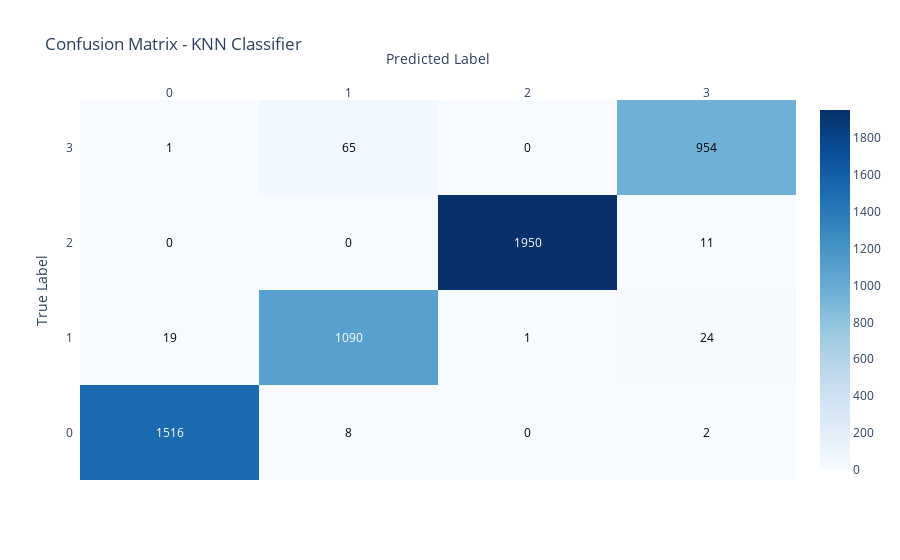

Write notebook code for a chart like this one.
### Markdown cell above
### Confusion Matrix with Plotly

### Code cell
import plotly.figure_factory as ff
from sklearn.metrics import confusion_matrix
import pandas as pd

cm = confusion_matrix(y_test, y_pred)
cm_df = pd.DataFrame(cm, index=sorted(y.unique()), columns=sorted(y.unique()))

fig = ff.create_annotated_heatmap(
    z=cm_df.values,
    x=cm_df.columns.tolist(),
    y=cm_df.index.tolist(),
    colorscale='Blues',
    annotation_text=cm_df.values.astype(str),
    showscale=True
)

fig.update_layout(
    title='Confusion Matrix - KNN Classifier',
    xaxis_title='Predicted Label',
    yaxis_title='True Label'
)
fig.show()

### Figure 1 — Plotly figure (JSON) as saved in the notebook; plotly's stock layout.template omitted (floating-point values rounded to 4 significant figures)
{"data": [{"colorscale": [[0, "rgb(247,251,255)"], [0.125, "rgb(222,235,247)"], [0.25, "rgb(198,219,239)"], [0.375, "rgb(158,202,225)"], [0.5, "rgb(107,174,214)"], [0.625, "rgb(66,146,198)"], [0.75, "rgb(33,113,181)"], [0.875, "rgb(8,81,156)"], [1, "rgb(8,48,107)"]], "reversescale": false, "showscale": true, "type": "heatmap", "x": [0, 1, 2, 3], "y": [0, 1, 2, 3], "z": [[1516, 8, 0, 2], [19, 1090, 1, 24], [0, 0, 1950, 11], [1, 65, 0, 954]]}], "layout": {"annotations": [{"font": {"color": "#FFFFFF"}, "showarrow": false, "text": "1516", "x": 0, "xref": "x", "y": 0, "yref": "y"}, {"font": {"color": "#000000"}, "showarrow": false, "text": "8", "x": 1, "xref": "x", "y": 0, "yref": "y"}, {"font": {"color": "#000000"}, "showarrow": false, "text": "0", "x": 2, "xref": "x", "y": 0, "yref": "y"}, {"font": {"color": "#000000"}, "showarrow": false, "text": "2", "x": 3, "xref": "x", "y": 0, "yref": "y"}, {"font": {"color": "#000000"}, "showarrow": false, "text": "19", "x": 0, "xref": "x", "y": 1, "yref": "y"}, {"font": {"color": "#FFFFFF"}, "showarrow": false, "text": "1090", "x": 1, "xref": "x", "y": 1, "yref": "y"}, {"font": {"color": "#000000"}, "showarrow": false, "text": "1", "x": 2, "xref": "x", "y": 1, "yref": "y"}, {"font": {"color": "#000000"}, "showarrow": false, "text": "24", "x": 3, "xref": "x", "y": 1, "yref": "y"}, {"font": {"color": "#000000"}, "showarrow": false, "text": "0", "x": 0, "xref": "x", "y": 2, "yref": "y"}, {"font": {"color": "#000000"}, "showarrow": false, "text": "0", "x": 1, "xref": "x", "y": 2, "yref": "y"}, {"font": {"color": "#FFFFFF"}, "showarrow": false, "text": "1950", "x": 2, "xref": "x", "y": 2, "yref": "y"}, {"font": {"color": "#000000"}, "showarrow": false, "text": "11", "x": 3, "xref": "x", "y": 2, "yref": "y"}, {"font": {"color": "#000000"}, "showarrow": false, "text": "1", "x": 0, "xref": "x", "y": 3, "yref": "y"}, {"font": {"color": "#000000"}, "showarrow": false, "text": "65", "x": 1, "xref": "x", "y": 3, "yref": "y"}, {"font": {"color": "#000000"}, "showarrow": false, "text": "0", "x": 2, "xref": "x", "y": 3, "yref": "y"}, {"font": {"color": "#000000"}, "showarrow": false, "text": "954", "x": 3, "xref": "x", "y": 3, "yref": "y"}], "title": {"text": "Confusion Matrix - KNN Classifier"}, "xaxis": {"dtick": 1, "gridcolor": "rgb(0, 0, 0)", "side": "top", "ticks": "", "title": {"text": "Predicted Label"}}, "yaxis": {"dtick": 1, "ticks": "", "ticksuffix": "  ", "title": {"text": "True Label"}}}}
